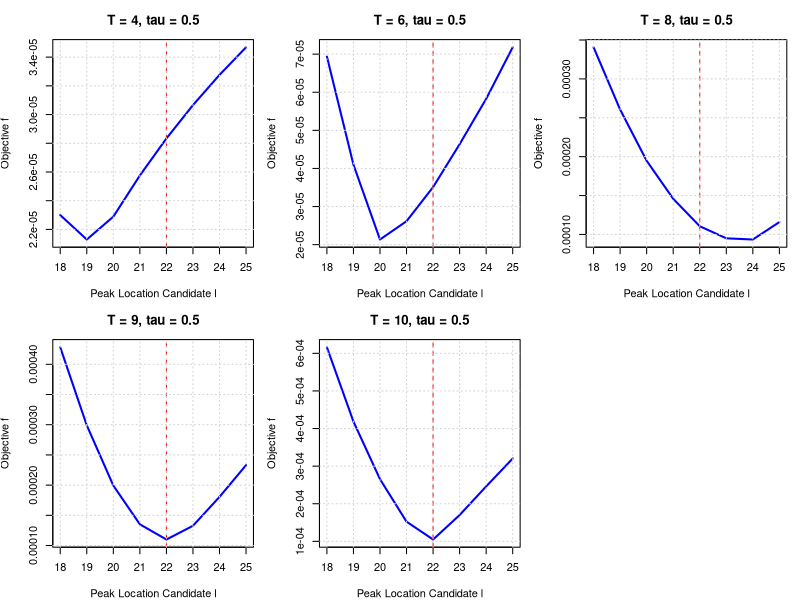
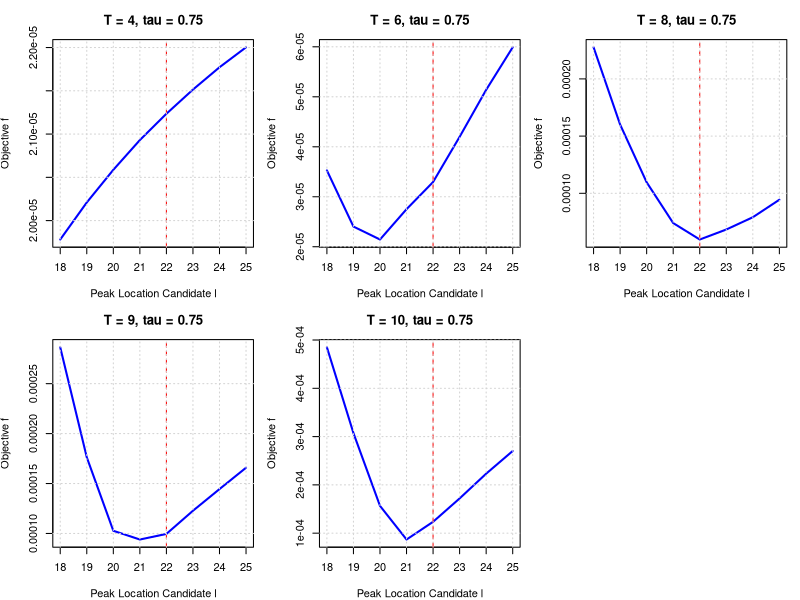
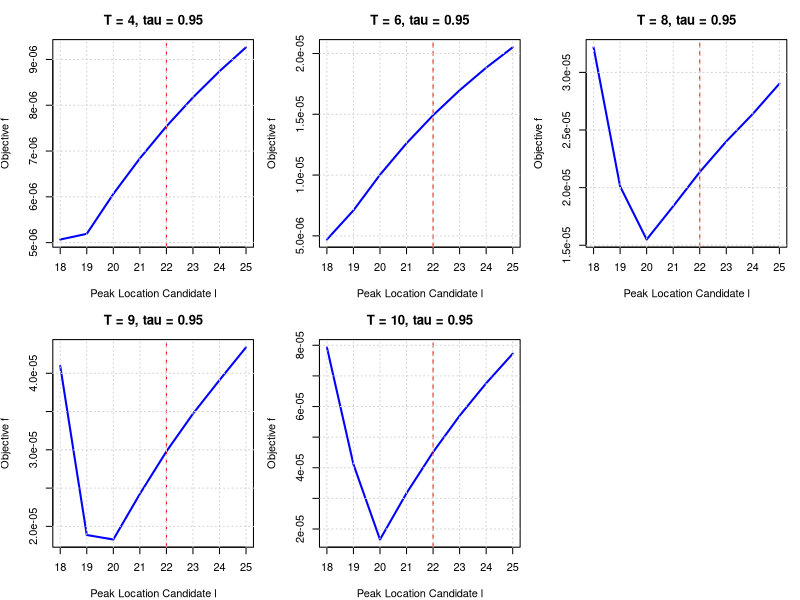

Recreate these plots in R, in order.
# ---------------------------------------------------------------------------
# Quantile-Based Peak Estimation with shifted Laplace to match tau
# ---------------------------------------------------------------------------
# ---------------------------------------------------------------------------
# Laplace Quantile (inverse CDF) 
# ---------------------------------------------------------------------------
qlaplace <- function(tau, scale = 1) {
  if ( tau < 0.5 )
    return( scale * log( 2 * tau ) )
  else
    return( - scale * log( 2 * (1 - tau) ) )
}

# ---------------------------------------------------------------------------
# Laplace with shifted center to match P(e < 0)= tau
# ---------------------------------------------------------------------------
shifted_laplace <- function(n, tau, scale = 1) {
  rlap <- rlaplace(n, scale = scale)
  rlap - qlaplace(tau, scale = scale)
}

# ---------------------------------------------------------------------------
# Laplace Noise Generator (original, centered at 0) 
# ---------------------------------------------------------------------------
rlaplace <- function(n, location = 0, scale = 1) {
  u <- runif(n, -0.5, 0.5)
  location - scale * sign(u) * log(1 - 2 * abs(u))
}

# ---------------------------------------------------------------------------
# Quantile Loss
# ---------------------------------------------------------------------------
quantile_loss <- function(u, tau) {
  u * ( tau - (u < 0) )
}

# ---------------------------------------------------------------------------
# Weighted Quantile
# ---------------------------------------------------------------------------
med_weighted_tau <- function(I, l, s, tau) {
  T <- length(I)
  
  x <- I * exp(((1:T) - l)^2 / s^2)
  w <- exp(-((1:T) - l)^2 / s^2)
  
  o <- order(x)
  x_sorted <- x[o]
  w_sorted <- w[o]
  
  cum_w <- cumsum(w_sorted)
  cutoff <- tau * sum(w_sorted)
  
  k <- min(which(cum_w >= cutoff))
  
  return(x_sorted[k]) 
}

# ---------------------------------------------------------------------------
# Quantile-Based Amplitude
# ---------------------------------------------------------------------------
compute_a <- function(I, l, s, tau) {
  med_weighted_tau(I, l, s, tau)
}

# ---------------------------------------------------------------------------
# Quantile Loss objective
# ---------------------------------------------------------------------------
objective_function <- function(I, a, l, s, tau) {
  t <- seq_along(I)
  fitted <- a * exp(-((t - l)^2) / s^2)
  u <- I - fitted
  mean(quantile_loss(u, tau))
}

# ---------------------------------------------------------------------------
# Optimize s for a given l
# ---------------------------------------------------------------------------
search_best_s <- function(I, l, tau) {
  f_obj <- function(s) {
    a_hat <- compute_a(I, l, s, tau)
    objective_function(I, a_hat, l, s, tau)
  }
  optimize(f_obj, interval = c(1, 20), tol = 1e-4)$minimum
}

# ---------------------------------------------------------------------------
# Main simulation
# ---------------------------------------------------------------------------
simulate_quantile_objective <- function(T, A, L, S, tau, snr = Inf, seed = NULL) {
  t <- 1:T
  signal <- A * exp(-((t - L)^2) / S^2)
  
  if (!is.null(seed)) set.seed(seed)
  
  if (is.finite(snr)) {
    b <- A / (sqrt(2) * snr)
    noise <- shifted_laplace(T, tau, scale = b )
    I <- signal + noise
  } else {
    I <- signal
  }
  
  l_grid <- 18:25
  losses <- sapply(l_grid, function(l) {
    s_hat <- search_best_s(I, l, tau)
    a_hat <- compute_a(I, l, s_hat, tau)
    objective_function(I, a_hat, l, s_hat, tau)
  })
  
  data.frame(l = l_grid, loss = losses, T = T)
}

# ---------------------------------------------------------------------------
# Plotting utility
# ---------------------------------------------------------------------------
plot_quantile_objectives <- function(results, tau, A_true, L_true, S_true) {
  Ts <- unique(results$T)
  nT <- length(Ts)
  nrow <- ceiling(nT / 2)
  ncol <- if (nT == 1) 1 else 2
  
  png(filename = paste0("shifted_obj_fun_tau_", tau, ".png"),
      width = 900, height = 600, res = 120)
  old_par <- par(mfrow = c(nrow, ncol), mar = c(4, 4, 3, 1))
  on.exit({ par(old_par); dev.off() })
  
  for (T_val in Ts) {
    subset_data <- subset(results, T == T_val)
    plot(subset_data$l, subset_data$loss, type = "l", lwd = 2, col = "blue",
         xlab = "Peak Location Candidate l",
         ylab = expression("Objective " * f),
         main = paste0("T = ", T_val, ", tau = ", tau))
    abline(v = L_true, col = "red", lty = 2)
    grid()
  }
}

plot_quantile_objectives <- function(results, tau, A_true, L_true, S_true) {
  Ts <- unique(results$T)
  
  nrow <- 2
  ncol <- 3
  
  png(filename = paste0("shifted_obj_fun_tau_", tau, ".png"),
      width = 900, height = 600, res = 120)
  old_par <- par(mfrow = c(nrow, ncol), mar = c(4, 4, 3, 1))
  on.exit({ par(old_par); dev.off() })
  
  for (T_val in Ts) {
    subset_data <- subset(results, T == T_val)
    plot(subset_data$l, subset_data$loss, type = "l", lwd = 2, col = "blue",
         xlab = "Peak Location Candidate l",
         ylab = expression("Objective " * f),
         main = paste0("T = ", T_val, ", tau = ", tau))
    abline(v = L_true, col = "red", lty = 2)
    grid()
  }
}

# ---------------------------------------------------------------------------
# Run simulation and plot
# ---------------------------------------------------------------------------
A_true <- 1
L_true <- 22
S_true <- 10
snr <- 1000
seed <- 280
T_vals <- c(4,6,8,9,10)

for ( tau_val in c(0.5, 0.75, 0.95) ) {
  
  results <- do.call(rbind, lapply(T_vals, function(T) {
    simulate_quantile_objective(T, A = A_true, L = L_true, S = S_true,
                                tau = tau_val, snr = snr, seed = seed) 
  }))
  
  plot_file <- paste0("shifted_obj_fun_tau_", tau_val, ".png")
  plot_quantile_objectives(results, tau_val, A_true, L_true, S_true)
  
  cat("Plot for tau =", tau_val, "generated and saved to", plot_file, "\n")
}
